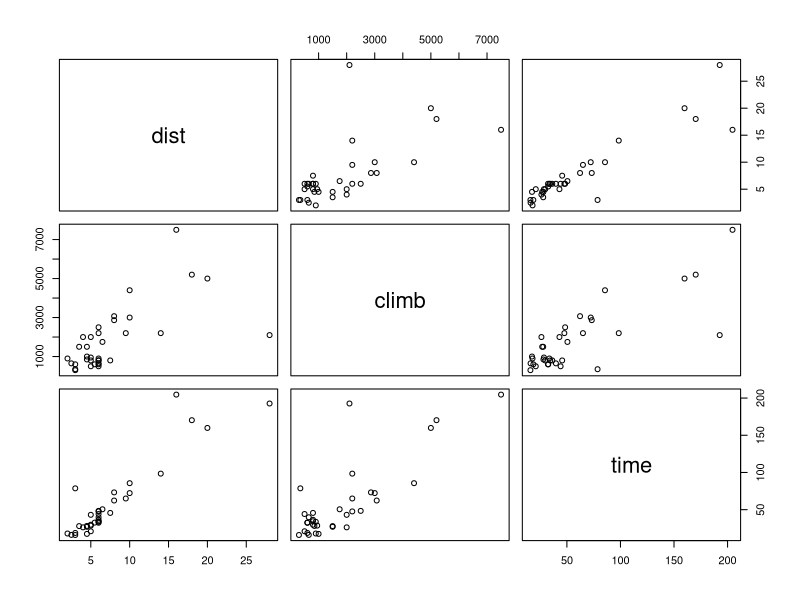
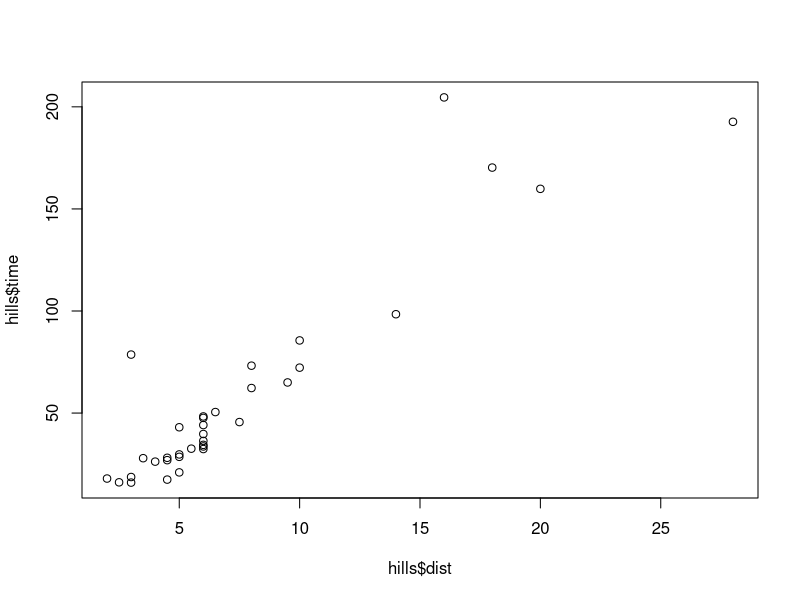
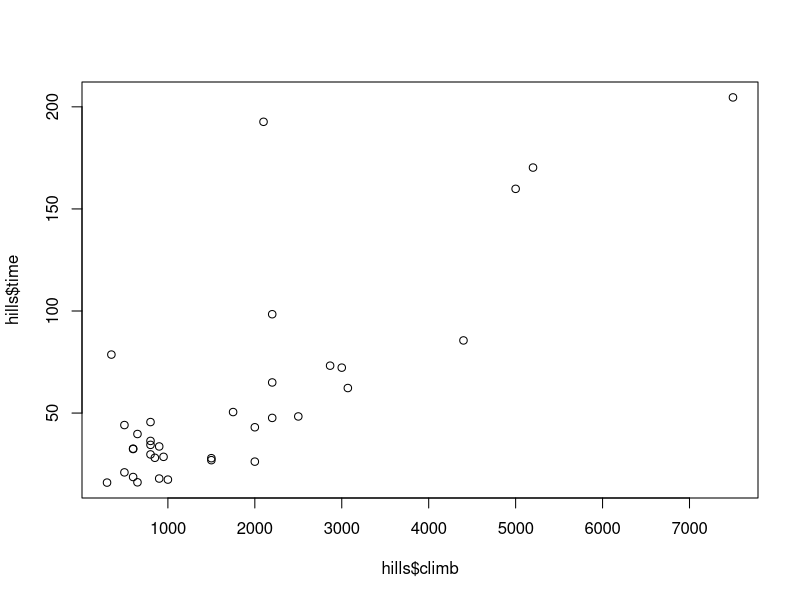
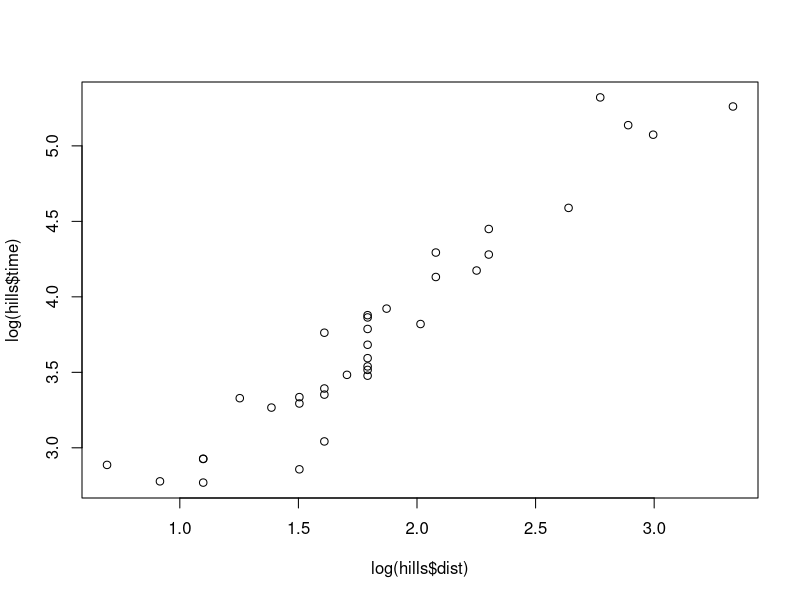
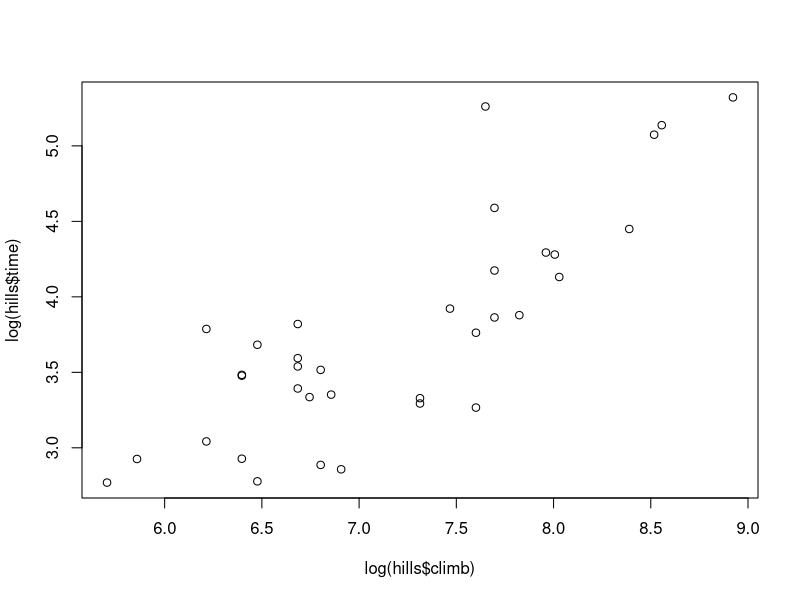
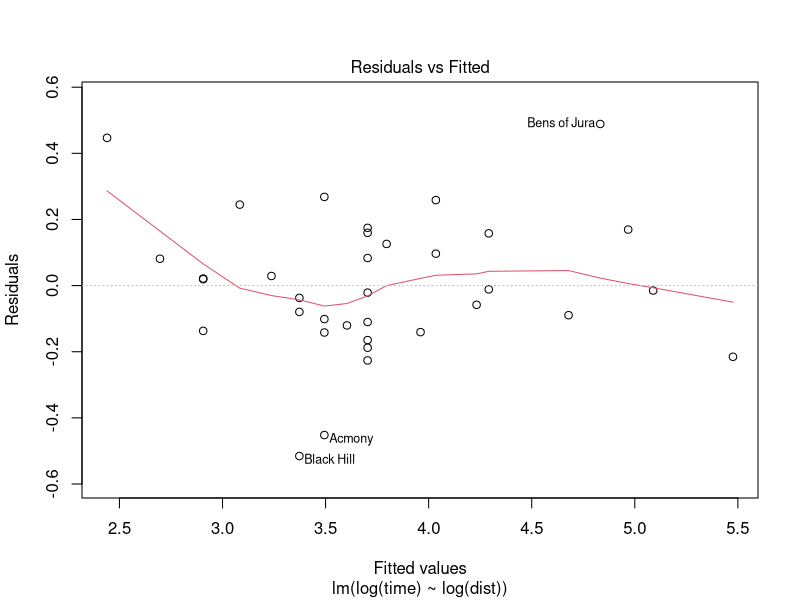
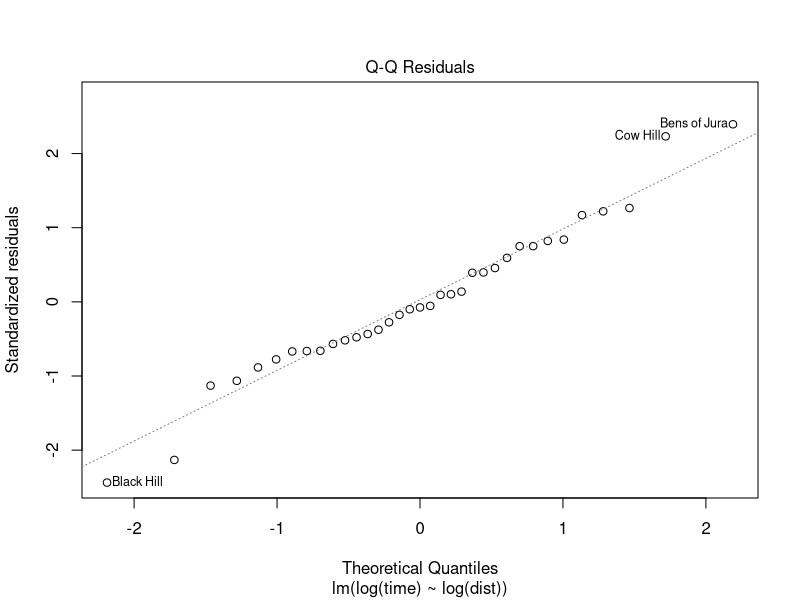
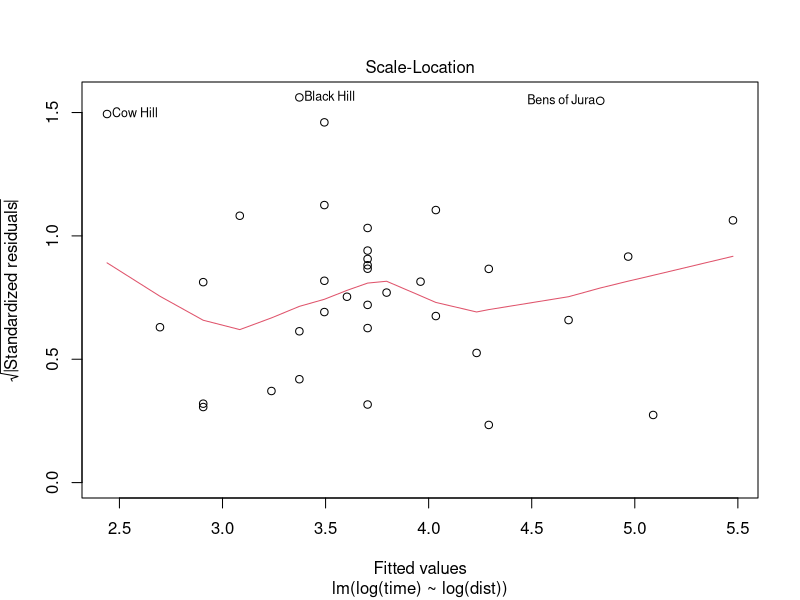

Recreate these plots in R, in order.
## ---- chunk 1
library(MASS)
## ---- chunk 2
?hills
pairs(hills)
## ---- chunk 3
plot(hills$time ~ hills$dist)
plot(hills$time ~ hills$climb)
## ---- chunk 4
hills[hills$time > 50 & hills$dist <5,]
hills[hills$time > 180 & hills$dist > 15,]
## ---- chunk 5
hills['Knock Hill', 'time'] <- hills['Knock Hill', 'time'] - 60
## ---- chunk 6
plot(log(hills$time) ~ log(hills$dist))
plot(log(hills$time) ~ log(hills$climb))
## ---- chunk 7
lm1 <- lm(log(time) ~ log(dist), data = hills)
summary(lm1)
plot(lm1)
## ---- chunk 8
lm2 <- lm(log(time) ~ log(dist) + log(climb), data = hills)
summary(lm2)
plot(lm2)
## ---- chunk 9
anova(lm1, lm2)
## ---- chunk 10
predict.lm(lm2, data.frame(dist = 5.3,climb = 1100), interval = 'prediction', level = 0.95)
predict.lm(lm1, data.frame(dist = 5.3,climb = 1100), interval = 'prediction', level = 0.95)
## ---- chunk 11
paste0('Model with climb: ',exp(3.556545),' (', exp(3.224142), ', ',exp(3.888948), ')' )
paste0('Model without climb: ',exp(3.561158),' (', exp(3.11599), ', ',exp(4.006326), ')' )
## ---- chunk 12
attach(cabbages)
boxcox(lm(HeadWt ~ Date + Cult))
plot(HeadWt ~ Date + Cult)
## ---- chunk 13
lm1 <- lm(log(HeadWt) ~ Date + Cult)
lm2 <- lm(log(HeadWt) ~ Cult)
anova(lm2, lm1)
## ---- chunk 14
lm1 <- lm(log(HeadWt) ~ Date + Cult + Date*Cult)
lm2 <- lm(log(HeadWt) ~ Date + Cult)
anova(lm2, lm1)
summary(lm1)
